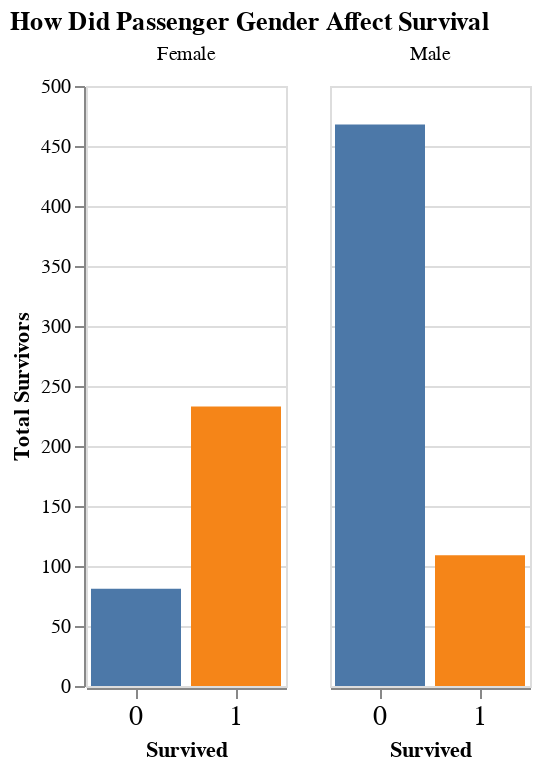

This figure's notebook cell:
### Markdown cell above
## Part 3: Pairwise Comparisons
Use your visualization library of choice to look at how the survival distribution varied across different groups.

- Choose some features that you think might have had some influence over the likelihood of a titanic passenger surviving.

- For each of those features, generate a chart for each feature showing the survival distributions when taking that feature into account

### Code cell
# Write the code to explore how different features affect the survival distribution
# Gender seems to make a big difference. Could Jack have fit on that door?
alt.Chart(titanic).mark_bar().transform_calculate(
    Capitalized_Sex = 'upper(datum.Sex[0]) + slice(datum.Sex,1)'
).encode(
    alt.X('Survived:N', title='Survived', axis=alt.Axis(labelFontSize=14, labelAngle=0)),
    alt.Y('count()', title='Total Survivors'),
    color=alt.Color('Survived:N', legend=None),
    column=alt.Column('Capitalized_Sex:N', title=None)
).properties(
    title='How Did Passenger Gender Affect Survival',
    width=100
)

### Figure 1 — Vega-Lite specification as saved in the notebook (floating-point values rounded to 4 significant figures; data arrays with more than 128 entries replaced by an {"elided": "..."} marker saying what was removed)
{"config": {"view": {"continuousWidth": 400, "continuousHeight": 300}}, "data": {"name": "data-93290830beea3a875eeab316df346c54"}, "mark": "bar", "encoding": {"color": {"type": "nominal", "field": "Survived", "legend": null}, "column": {"type": "nominal", "field": "Capitalized_Sex", "title": null}, "x": {"type": "nominal", "axis": {"labelAngle": 0, "labelFontSize": 14}, "field": "Survived", "title": "Survived"}, "y": {"type": "quantitative", "aggregate": "count", "title": "Total Survivors"}}, "title": "How Did Passenger Gender Affect Survival", "transform": [{"calculate": "upper(datum.Sex[0]) + slice(datum.Sex,1)", "as": "Capitalized_Sex"}], "width": 100, "$schema": "https://vega.github.io/schema/vega-lite/v4.8.1.json", "datasets": {"data-93290830beea3a875eeab316df346c54": {"elided": "891 records"}}}
